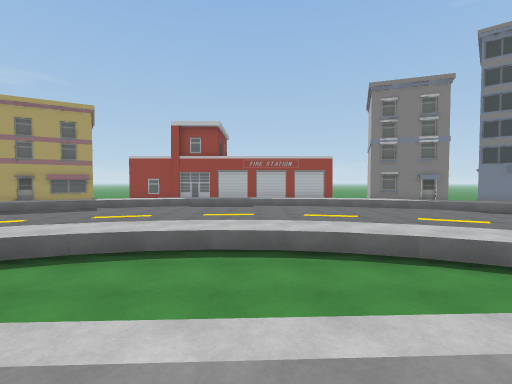
View 1 (above)

24 first-person views from a walk through a 3-D level made in the Unity game engine. The camera is 1.3 m above the floor, tilts 2° down and sees 85° across. The floor is counted in squares, 2 m on a side. Each view is taken from the middle of a square. On the plan, view 1 faces up. The plan holds only what a view shows up to about 9 squares ahead; the rest is blank. The place goes on beyond the plan. The player is left out. Some surface patterns are stand-ins.

View 2
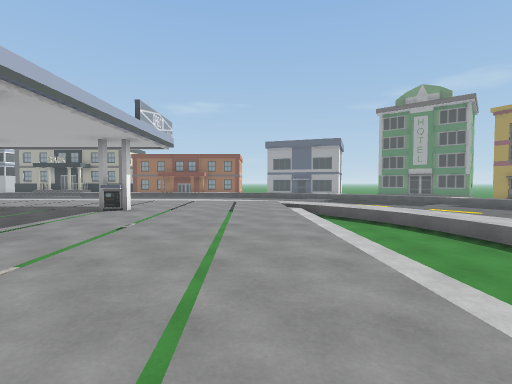

View 3
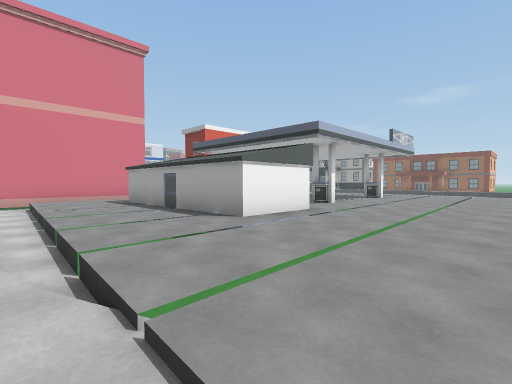

View 4
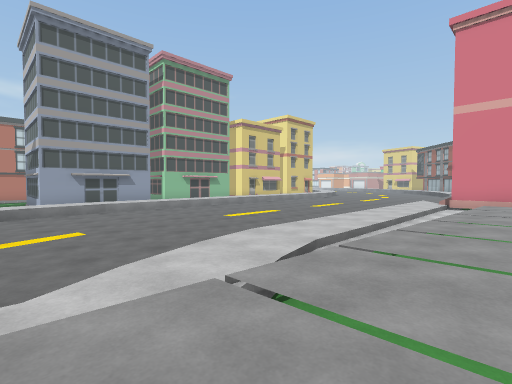

View 5
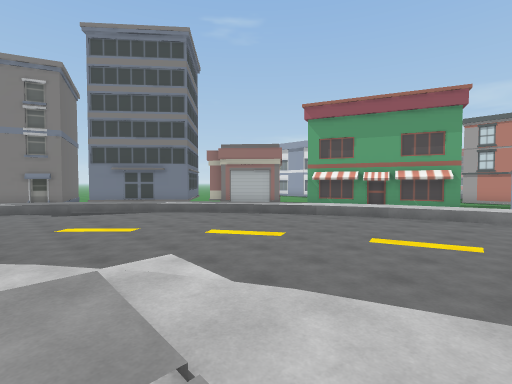

View 6
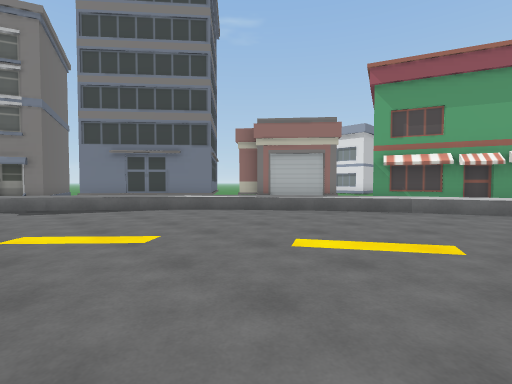

View 7
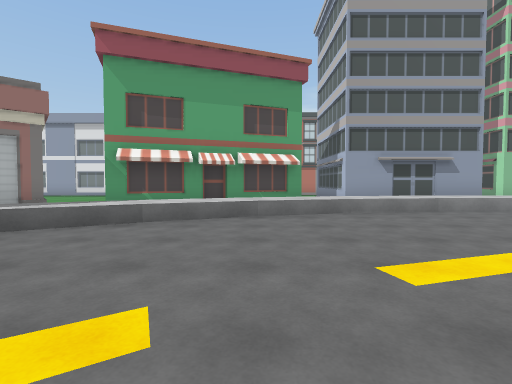

View 8
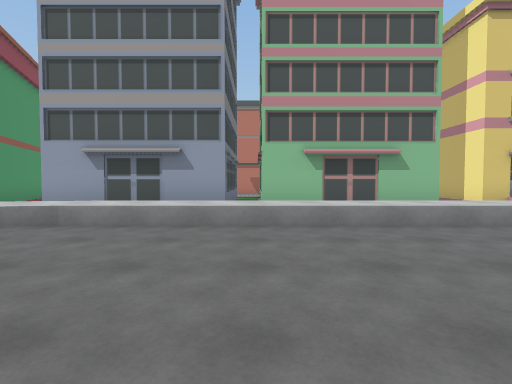

View 9
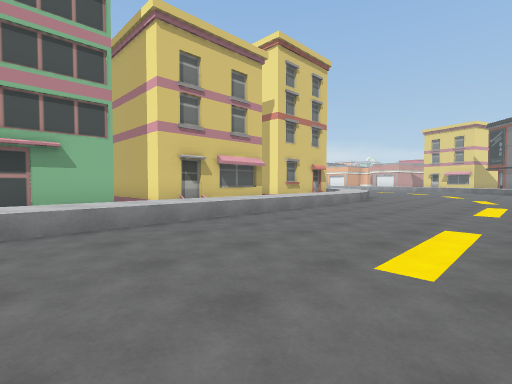

View 10
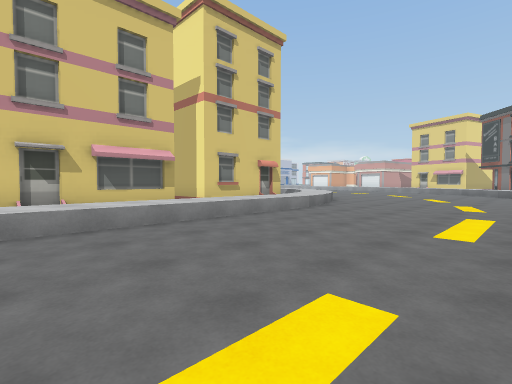

View 11
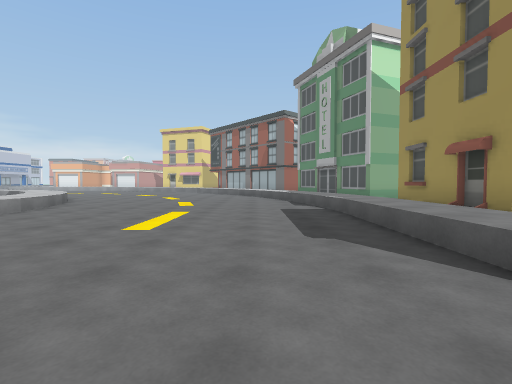

View 12
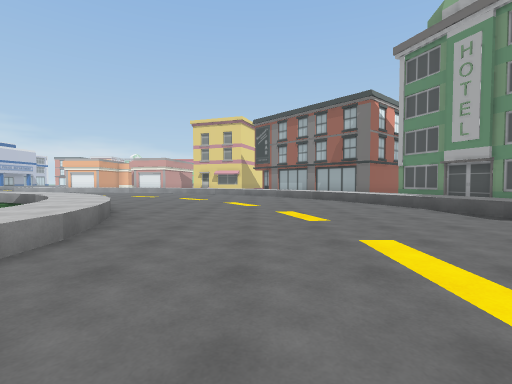

View 13
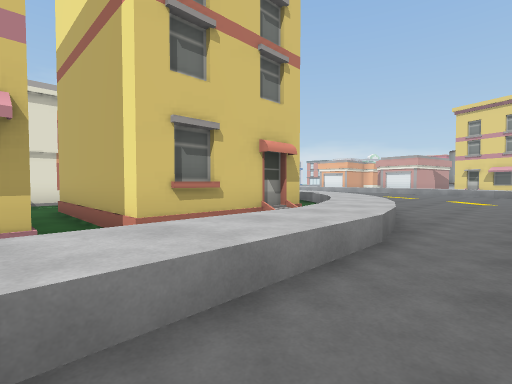

View 14
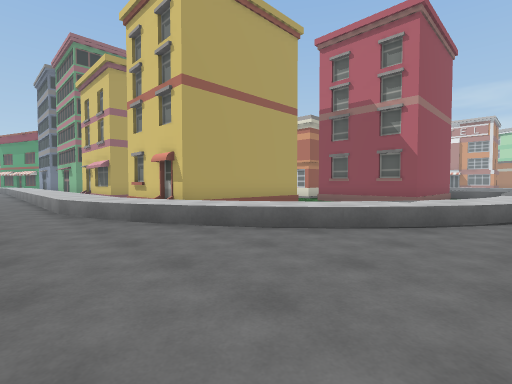

View 15
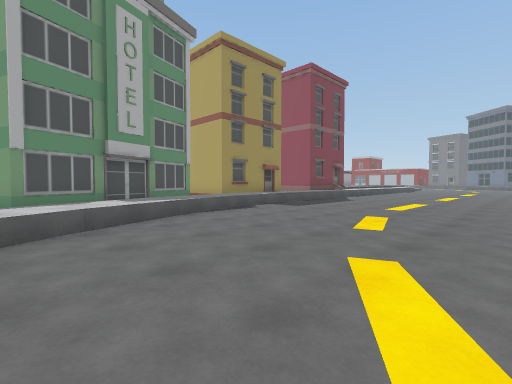

View 16
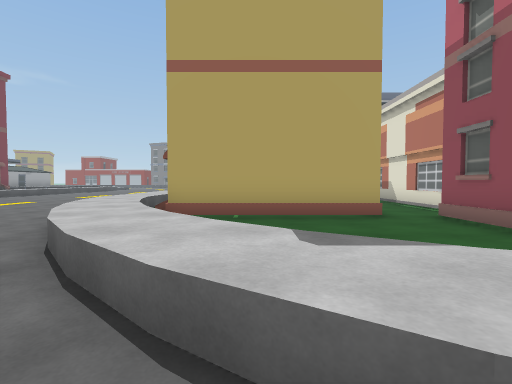

View 17
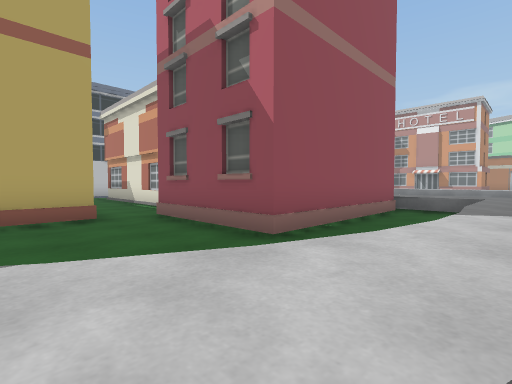

View 18
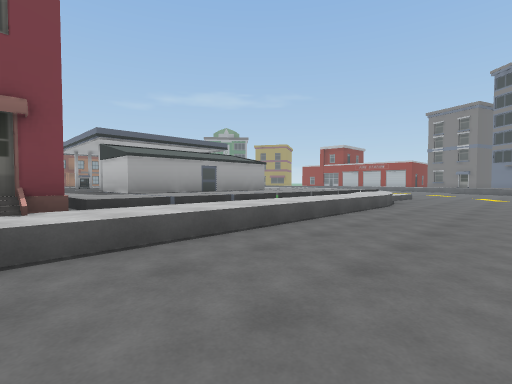

View 19
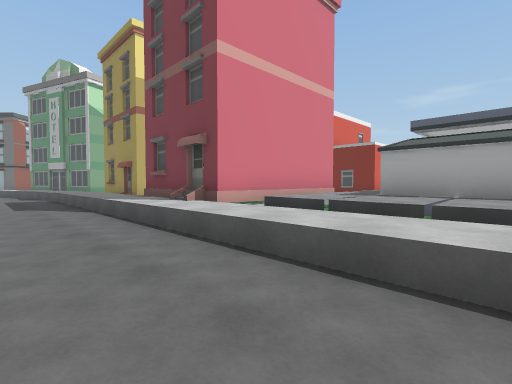

View 20
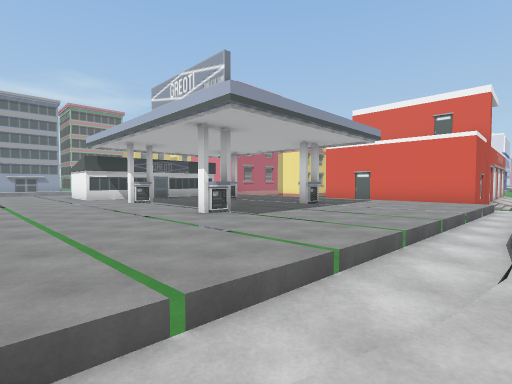

View 21
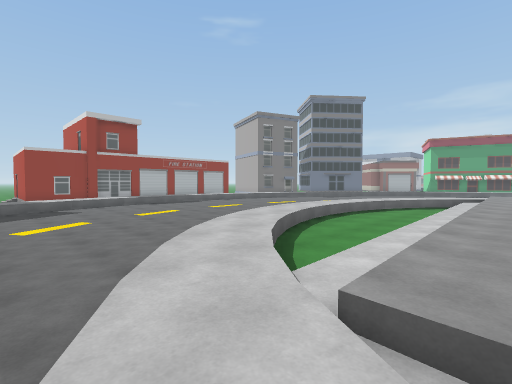

View 22
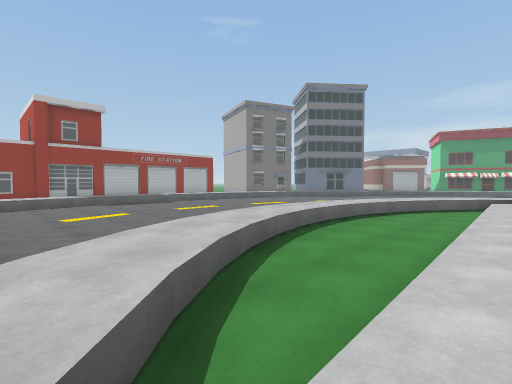

View 23
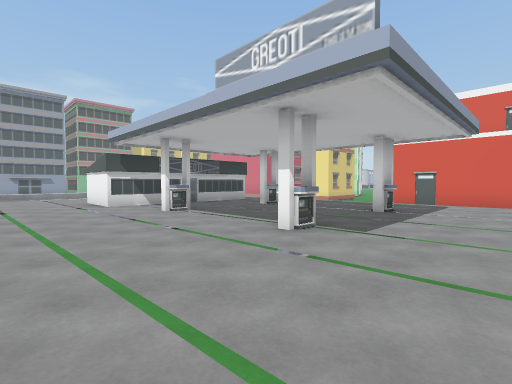

View 24
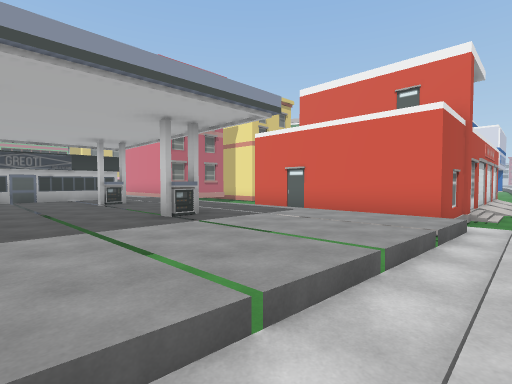

### Floor plan
Key: @ floor where view 1 was taken; # wall or solid block; . main floor; : floor 0.5 m higher than the main floor; + floor 0.75 m higher than the main floor; / step, stairs or slope; = window, fence, low wall or low ledge; ^ raised ledge; O other object.
Columns run from 8 left of view 1 to 28 right of it. Each row starts with its distance up from view 1.
 12   ^^^           O     O
 11 ^^....         ^^O##  O
 10 .......        .^^O##
  9 .................^^^##
  8 ...................^^O
  7 ........ ...........^O#
  6 ......       .......^^O
  5 .....=::=:=/  .......^^ #
  4 ...====//=/:/ ........^.O
  3 ../:/......// /.......^^##
  2 .//......///////.......^O####
  1 =///////////////.......^^##
  0 :/++++++@==+==+/.......^^
 -1 //+==+#=+++++++/=......^^##
 -2 //=+=====+##+==/=......^^#   O
 -3 //+++O==O=#O#=+//......^^#   O
 -4 //#=++++++#OO++//......^^####
 -5 /=====+==+#OO#=//......^^##
 -6 //==O#==O=#OO==//......^^#
 -7 //++OO# O #OO==//......^^#
 -8 /=+==== +/++++///......^^#
 -9 ///////   /####//......^^#
-10 //#####        //......^^####
-11       O        #/......^^#
-12 /.             O/......^^#
-13 //             =/......^^O
-14 //            #=/......^^     ..#
-15               # /......^^O    ..#
-16               # /......^^##   ..O
-17               O /.......^O###O..
-18                 :.......^^.....O
-19              ## :.......^^.....#
-20                #:=.......^^....#   O
-21                #O=........^^........^
-22                 O#=........^^^^.....^
-23                   :..........^^^^^^^^

Where each view was taken, in squares from view 1:
view 1: 0 up, 0 right, facing up
view 2: 0 up, 3 right, facing left
view 3: 1 up, 7 right, facing down-left
view 4: 1 up, 5 right, facing down-right
view 5: 1 down, 6 right, facing up-right
view 6: 2 up, 7 right, facing up-right
view 7: 2 up, 9 right, facing right
view 8: 5 down, 11 right, facing right
view 9: 7 down, 11 right, facing down-right
view 10: 10 down, 11 right, facing down-right
view 11: 10 down, 10 right, facing down
view 12: 13 down, 13 right, facing down
view 13: 13 down, 14 right, facing down-right
view 14: 23 down, 14 right, facing up-right
view 15: 23 down, 14 right, facing up-left
view 16: 23 down, 19 right, facing up
view 17: 23 down, 20 right, facing up-right
view 18: 10 down, 11 right, facing up-left
view 19: 5 down, 10 right, facing down-left
view 20: 0 up, 8 left, facing down-right
view 21: 0 up, 8 left, facing up-right
view 22: 1 up, 6 left, facing up-right
view 23: 0 up, 6 left, facing down-right
view 24: 4 down, 8 left, facing down-right
